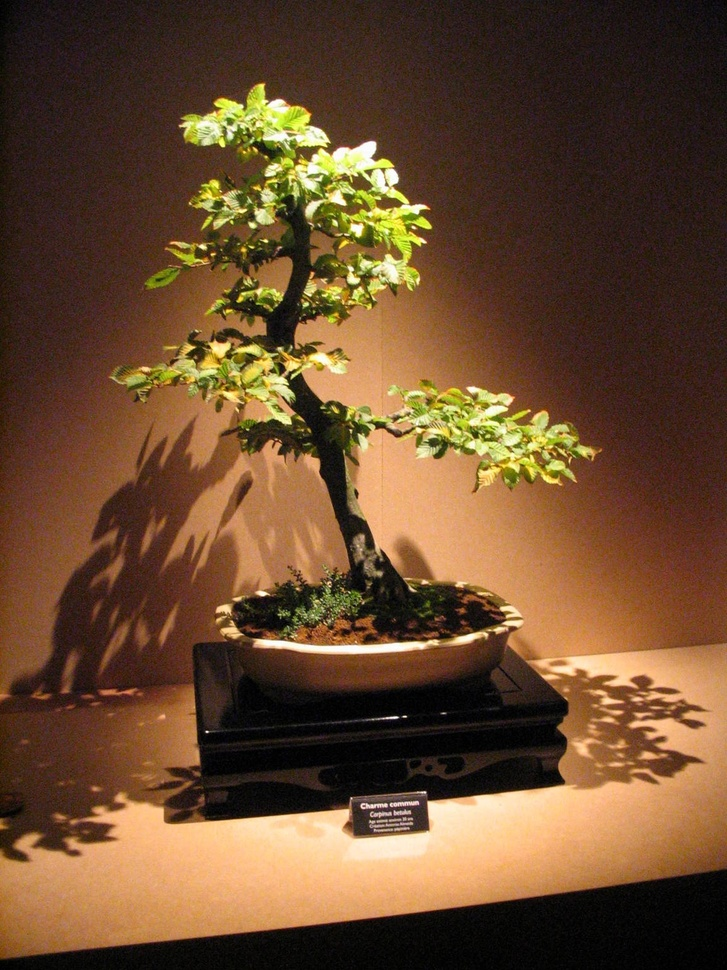
#> input picture test.jpg, 727 x 970 px, shrunk from 1152 x 1536 before the run
$ python -i detect_face.py   (imports and definitions only)   (Python 2 division)   (older library calls are emulated)
#> lines starting #> are read from the running program, lines starting #| are printed output that depends on the picture
import cv2.cv as cv
import cv2
import sys
import os, os.path
import urllib2
import numpy
import json
import time
import socket

from cStringIO import StringIO
import PIL.Image as pil

total = 0
founded = 0

buff_data = []

# [42 lines left out: functions get_urls, download_img, not called in this run]

def process(img, out):
    global total
    global founded
    total = total + 1
    rects, img = detect(img)
    found_count = len(rects)
    if found_count != 0 :
        founded += found_count
        #print("total: " + str(total))
        #print("founded: " + str(founded))
        #print("proc: " + str(founded/total*100))
        box(rects, img, out)

'''
def process(src, out):
    rects, img = detect(src)
    if len(rects) != 0 :
        box(rects, img, out)

def detect(path):
    img = cv2.imread(path)
    gray = img
    gray = cv2.cvtColor(img, cv2.COLOR_BGR2GRAY)
    gray = cv2.equalizeHist(gray)
    cascade = cv2.CascadeClassifier("..\\cascades\\haarcascade_profileface.xml")
    rects = cascade.detectMultiScale(gray, 1.3, 4, cv2.cv.CV_HAAR_SCALE_IMAGE, (20,20))
    if len(rects) == 0:
        return [], img
    print("found")
    rects[:, 2:] += rects[:, :2]
    return rects, img
'''

def detect(img):
    gray = img
    gray = cv2.cvtColor(img, cv2.COLOR_BGR2GRAY)
    gray = cv2.equalizeHist(gray)
    #cascade = cv2.CascadeClassifier("..\\cascades\\haarcascade_frontalface_alt.xml")
    cascade = cv2.CascadeClassifier("..\\cascades\\cascade.xml")
    rects = cascade.detectMultiScale(gray, 1.3, 4, cv2.cv.CV_HAAR_SCALE_IMAGE, (20,20))
    if len(rects) == 0:
    #    print("not found")
        return [], img
    #print("found")
    #print(rects)
    #print(type(rects))
    rects[:, 2:] += rects[:, :2]
    return rects, img
def box(rects, img, out):
    global buff_data
    i = 0;
    if len(buff_data) > 500:
        print("clear")
        for filename, data in buff_data:
            cv2.imwrite(filename, data)
        buff_data = []
    for x1, y1, w, h in rects:
        print(len(buff_data))
        result = img[y1:h, x1:w]
        #cv2.imwrite(out+str(i)+".jpg", result)
        buff_data.append([out+str(i)+".jpg", result])
        #bufFilename.append(out+str(i)+".jpg")

        i = i + 1

# [59 lines left out: functions log, get_from_flickr_all, get_from_flickr_one, main, not called in this run]
# [2 lines not run here, left out]

>>> import cv2
>>> picture = cv2.imread('../test.jpg')
#> picture is the input picture: shape (970, 727, 3); mean B, G, R 47.4, 75.1, 106
>>> result = process(picture, 'out.png')
#> in detect, `gray = cv2.cvtColor(img, cv2.COLOR_BGR2GRAY)`:
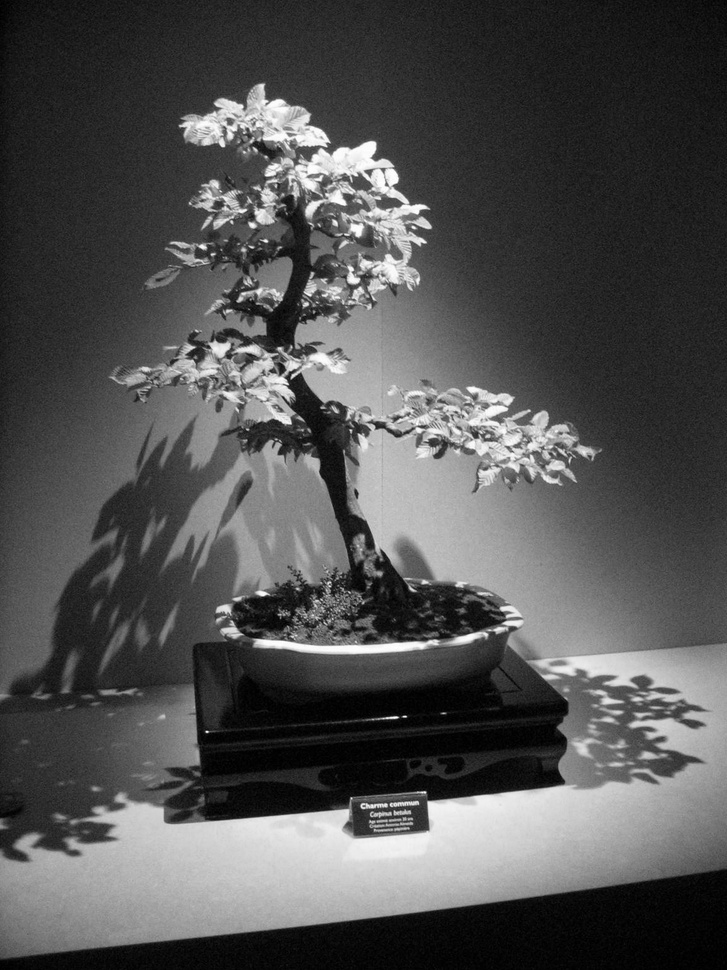
#> gray: shape (970, 727); min 0, max 255, mean 81.2
#> in detect, `gray = cv2.equalizeHist(gray)`:
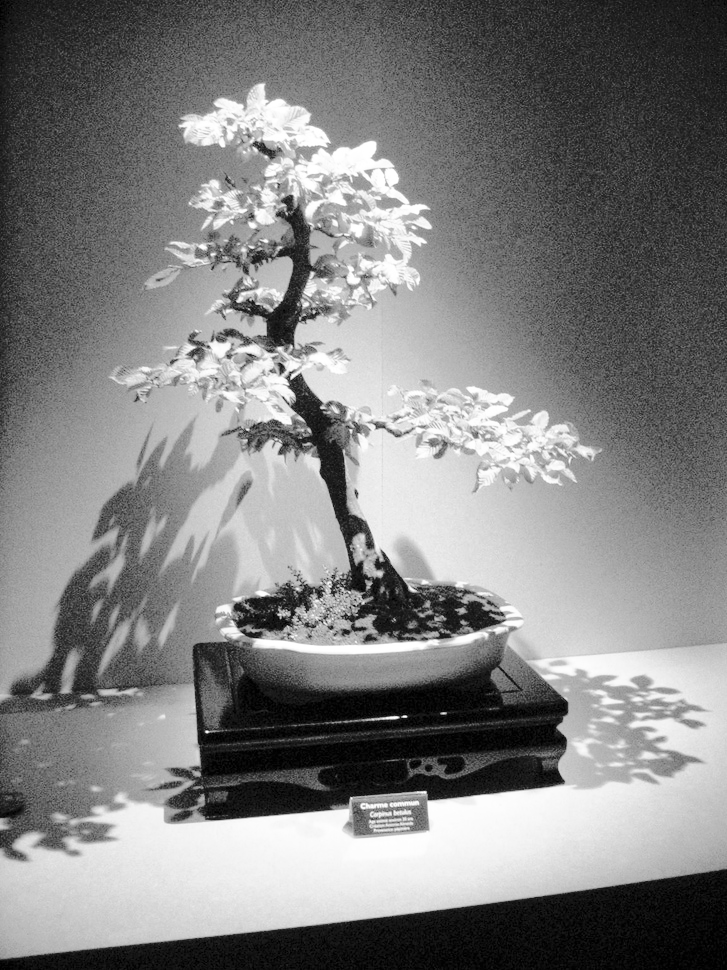
#> gray: shape (970, 727); min 0, max 255, mean 128.1
#> in detect, `rects = cascade.detectMultiScale(gray, 1.3, 4, cv2.cv.CV_HAAR_SCALE_IM..`: rects = [[228, 323, 49, 49], [637, 671, 51, 51], [237, 114, 99, 99], [285, 322, 76, 76], [321, 165, 98, 98], [326, 198, 134, 134], [100, 107, 492, 492]]
#> in process, `rects, img = detect(img)`: rects = [[228, 323, 277, 372], [637, 671, 688, 722], [237, 114, 336, 213], [285, 322, 361, 398], [321, 165, 419, 263], [326, 198, 460, 332], [100, 107, 592, 599]]
#> in process, `found_count = len(rects)`: found_count = 7
#> the loop in box, `for x1, y1, w, h in rects:` made 7 passes
#| 0
#| 1
#| 2
#| 3
#| 4
#| 5
#| 6
#> pass 1, in box, `result = img[y1:h, x1:w]`:
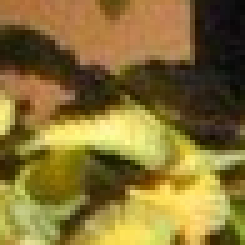
#> result: shape (49, 49, 3) (shown 5 times larger); mean B, G, R 52.2, 112.8, 133.6
#> pass 2, in box, `result = img[y1:h, x1:w]`:
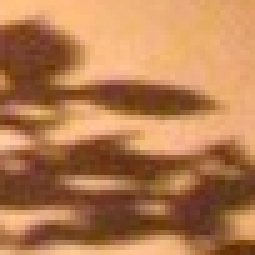
#> result: shape (51, 51, 3) (shown 5 times larger); mean B, G, R 81.1, 124, 180.2
#> pass 3, in box, `result = img[y1:h, x1:w]`:
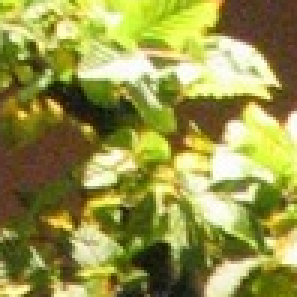
#> result: shape (99, 99, 3) (shown 3 times larger); mean B, G, R 72.5, 148.8, 150.3
#> after the loop in box, `for x1, y1, w, h in rects:`: buff_data = 7 items; i = 7
